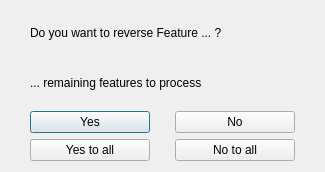
<?xml version="1.0" encoding="UTF-8"?>
<!--*******************************************************************************
#*******************************************************************************
# This plugin is released under the 3-Clause BSD License
#
# see license-3-Clause-BSD.txt
#
# see <a href="https://opensource.org/licenses/BSD-3-Clause">https://opensource.org/licenses/BSD-3-Clause</a>
#
# @author Michaël Gaudin, Alice Gonnaud, Guillaume Vasseur
#
# @copyright 2018 - Michaël Gaudin, Alice Gonnaud, Guillaume Vasseur, ENSG
#*****************************************************************************/
-->
<ui version="4.0">
 <class>ReverseFeature</class>
 <widget class="QDialog" name="ReverseFeature">
  <property name="windowModality">
   <enum>Qt::WindowModal</enum>
  </property>
  <property name="geometry">
   <rect>
    <x>0</x>
    <y>0</y>
    <width>325</width>
    <height>172</height>
   </rect>
  </property>
  <property name="windowTitle">
   <string>Dialog</string>
  </property>
  <property name="locale">
   <locale language="English" country="UnitedKingdom"/>
  </property>
  <layout class="QGridLayout" name="gridLayout">
   <item row="0" column="0" colspan="2">
    <widget class="QLabel" name="labelTxt_1">
     <property name="maximumSize">
      <size>
       <width>16777215</width>
       <height>100</height>
      </size>
     </property>
     <property name="text">
      <string>Do you want to reverse Feature ... ?</string>
     </property>
    </widget>
   </item>
   <item row="1" column="0" colspan="2">
    <widget class="QLabel" name="labelTxt_2">
     <property name="maximumSize">
      <size>
       <width>16777215</width>
       <height>100</height>
      </size>
     </property>
     <property name="text">
      <string>... remaining features to process</string>
     </property>
    </widget>
   </item>
   <item row="2" column="0">
    <widget class="QPushButton" name="buttonYes">
     <property name="maximumSize">
      <size>
       <width>120</width>
       <height>16777215</height>
      </size>
     </property>
     <property name="text">
      <string>Yes</string>
     </property>
    </widget>
   </item>
   <item row="2" column="1">
    <widget class="QPushButton" name="buttonNo">
     <property name="maximumSize">
      <size>
       <width>120</width>
       <height>16777215</height>
      </size>
     </property>
     <property name="text">
      <string>No</string>
     </property>
    </widget>
   </item>
   <item row="3" column="0">
    <widget class="QPushButton" name="buttonYesToAll">
     <property name="maximumSize">
      <size>
       <width>120</width>
       <height>16777215</height>
      </size>
     </property>
     <property name="text">
      <string>Yes to all</string>
     </property>
    </widget>
   </item>
   <item row="3" column="1">
    <widget class="QPushButton" name="buttonNoToAll">
     <property name="maximumSize">
      <size>
       <width>120</width>
       <height>16777215</height>
      </size>
     </property>
     <property name="text">
      <string>No to all</string>
     </property>
    </widget>
   </item>
  </layout>
 </widget>
 <resources/>
 <connections/>
</ui>
